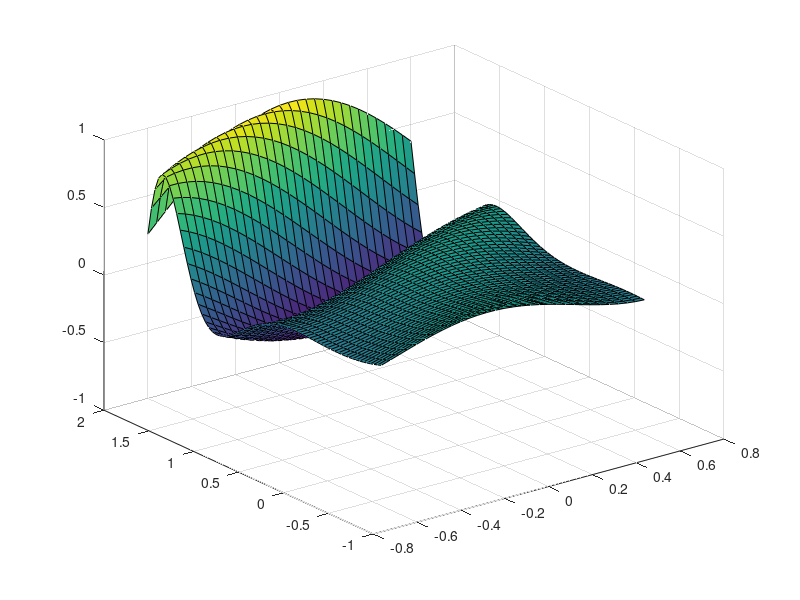
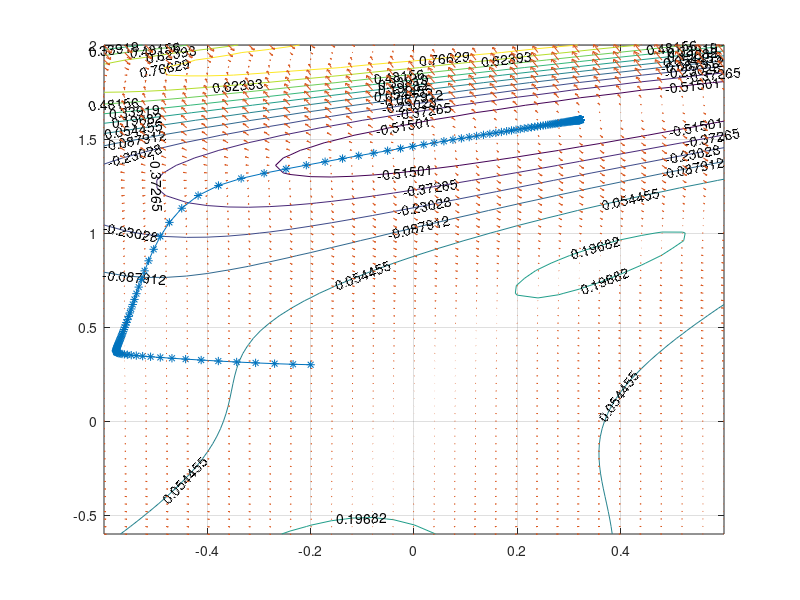

Recreate these plots in MATLAB, in order.
function gradientdesc_example_2()
%https://en.wikipedia.org/wiki/Gradient_descent#Examples
%applied to F(x,y)=\sin\left(\frac{1}{2} x^2 - \frac{1}{4} y^2 + 3 \right) \cos(2 x+1-e^y).

dx = 0.04;
dy = 0.04; 
[X,Y] = meshgrid(-0.6:dx:0.6, -0.6:dy:2);
Z =  sin(0.5*X.^2-0.25*Y.^2+3).*cos(2*X+1-exp(Y)); 


close all; 
surf(X,Y,Z);

figure; 
[C,h] = contour(X,Y,Z); 
clabel(C,h); 
grid on;
hold on; 

gamma = .1;
N = 200; 
t = zeros(N,2); 
t(1,1) = -0.2;
t(1,2) = 0.3; 

format long g; 

for k = 2 : N
    x = t(k-1,1);
    y = t(k-1,2);
    left    = 0.5*x.^2-0.25*y.^2+3;
    right   = 2*x+1-exp(y); 
    z = sin(left)*cos(right);
    
    dzdx = cos(left)*cos(right)*x -sin(left)*sin(right)*2; 
    dzdy = cos(left)*cos(right)*(-0.5*y)-sin(left)*sin(right)*(-exp(y));  
    %Z =  sin(0.5*X.^2-0.25*Y.^2+3).*cos(2*X+1-exp(Y)); 
    dzdzdxdx = cos(left)*cos(right)-4*sin(left)*cos(right)-x^2*sin(left)*cos(right)-4*x*cos(left)*sin(right); 
    dzdzdxdy = 2*sin(left)*exp(y)*cos(right)+y*cos(left)*sin(right)+(x*y*sin(left)*cos(right)/2)+x*cos(left)*exp(y)*sin(right); 
    dzdzdydx = dzdzdxdy; 
    dzdzdydy = sin(left)*exp(y)*sin(right)-y^2*sin(left)*cos(right)/4-cos(left)*cos(right)/2-sin(left)*exp(2*y)*cos(right)-y*cos(left)*exp(y)*sin(right); 
    
    H = [dzdzdxdx dzdzdxdy; dzdzdydx dzdzdydy];
    Hinv = inv(H); 
    %corr = Hinv*[dzdx dzdy]';
    corr = [dzdx dzdy]';
    t(k,:) = t(k-1,:) - gamma*corr';
    t(k,:),dzdx, dzdy,z
end

[px,py]= gradient(Z,dx,dy); 
plot(t(:,1),t(:,2),'-*');
quiver(X,Y,px,py); 
min(Z(:))


